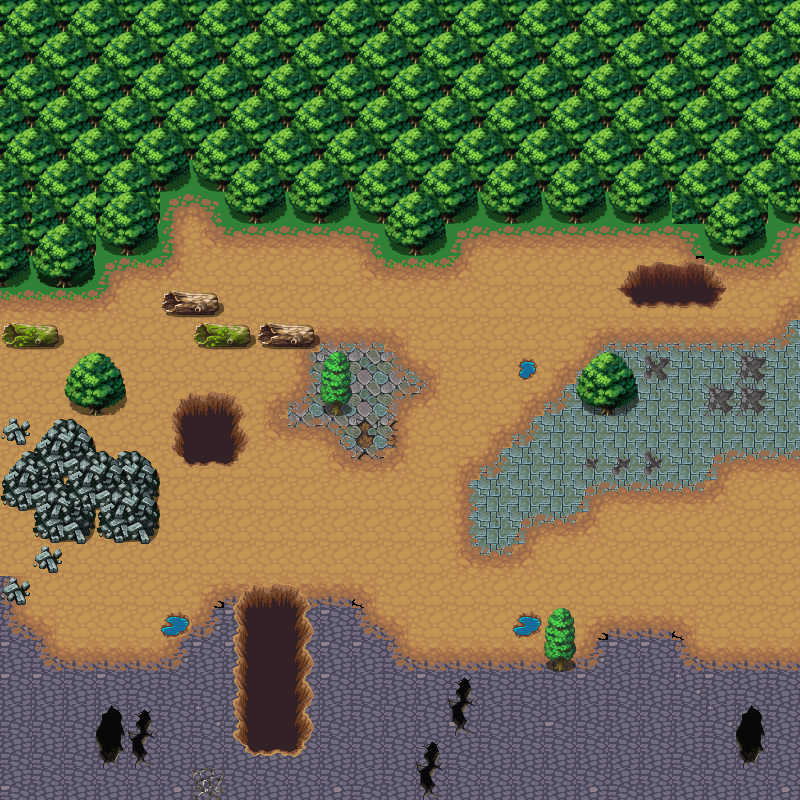

Rendered tile map (Tiled .tmx) drawn with the repository's tilesets; below, a short description and the map source with its tile grids summarised:
An orthogonal 25x25 tile map with 32x32 px tiles, 11 tile layers (grass, base, tile, uptile, ...), 8 tilesets.

<map version="1.0" orientation="orthogonal" renderorder="right-down" width="25" height="25" tilewidth="32" tileheight="32" nextobjectid="1">
 <tileset firstgid="1" name="000" tilewidth="32" tileheight="32" tilecount="256" columns="16">
  <image source="Tile/000.png" width="512" height="512" />
 </tileset>
 <tileset firstgid="257" name="001" tilewidth="32" tileheight="32" tilecount="368" columns="16">
  <image source="Tile/001.png" width="512" height="736" />
 </tileset>
 <tileset firstgid="625" name="002" tilewidth="32" tileheight="32" tilecount="256" columns="16">
  <image source="Tile/002.png" width="512" height="512" />
 </tileset>
 <tileset firstgid="881" name="003" tilewidth="32" tileheight="32" tilecount="2016" columns="32">
  <image source="Tile/003.png" width="1024" height="2016" />
 </tileset>
 <tileset firstgid="2897" name="004" tilewidth="32" tileheight="32" tilecount="1024" columns="32">
  <image source="Tile/004.png" width="1024" height="1024" />
 </tileset>
 <tileset firstgid="3921" name="005" tilewidth="32" tileheight="32" tilecount="256" columns="16">
  <image source="Tile/005.png" width="512" height="512" />
 </tileset>
 <tileset firstgid="4177" name="007" tilewidth="32" tileheight="32" tilecount="192" columns="16">
  <image source="Tile/007.png" width="512" height="384" />
 </tileset>
 <tileset firstgid="4369" name="008" tilewidth="32" tileheight="32" tilecount="256" columns="16">
  <image source="Tile/008.png" width="512" height="512" />
 </tileset>
 <layer name="grass" width="25" height="25">
  <data>[625 cells, 251 non-empty, 4 distinct tile ids]</data>
 </layer>
 <layer name="base" width="25" height="25">
  <data>[625 cells, 625 non-empty, 24 distinct tile ids]</data>
 </layer>
 <layer name="tile" width="25" height="25">
  <data>[625 cells, 75 non-empty, 5 distinct tile ids]</data>
 </layer>
 <layer name="uptile" width="25" height="25">
  <data>[625 cells, 50 non-empty, 12 distinct tile ids]</data>
 </layer>
 <layer name="hole" width="25" height="25">
  <data>[625 cells, 58 non-empty, 26 distinct tile ids]</data>
 </layer>
 <layer name="three" width="25" height="25">
  <data>[625 cells, 12 non-empty, 6 distinct tile ids]</data>
 </layer>
 <layer name="garbage1" width="25" height="25">
  <data>[625 cells, 11 non-empty, 5 distinct tile ids]</data>
 </layer>
 <layer name="garbage2" width="25" height="25">
  <data>[625 cells, 8 non-empty, 4 distinct tile ids]</data>
 </layer>
 <layer name="garbage3" width="25" height="25">
  <data>[625 cells, 4 non-empty, 4 distinct tile ids]</data>
 </layer>
 <layer name="garbage4" width="25" height="25">
  <data>[625 cells, 4 non-empty, 4 distinct tile ids]</data>
 </layer>
 <layer name="wood" width="25" height="25">
  <data>[625 cells, 8 non-empty, 4 distinct tile ids]</data>
 </layer>
</map>
